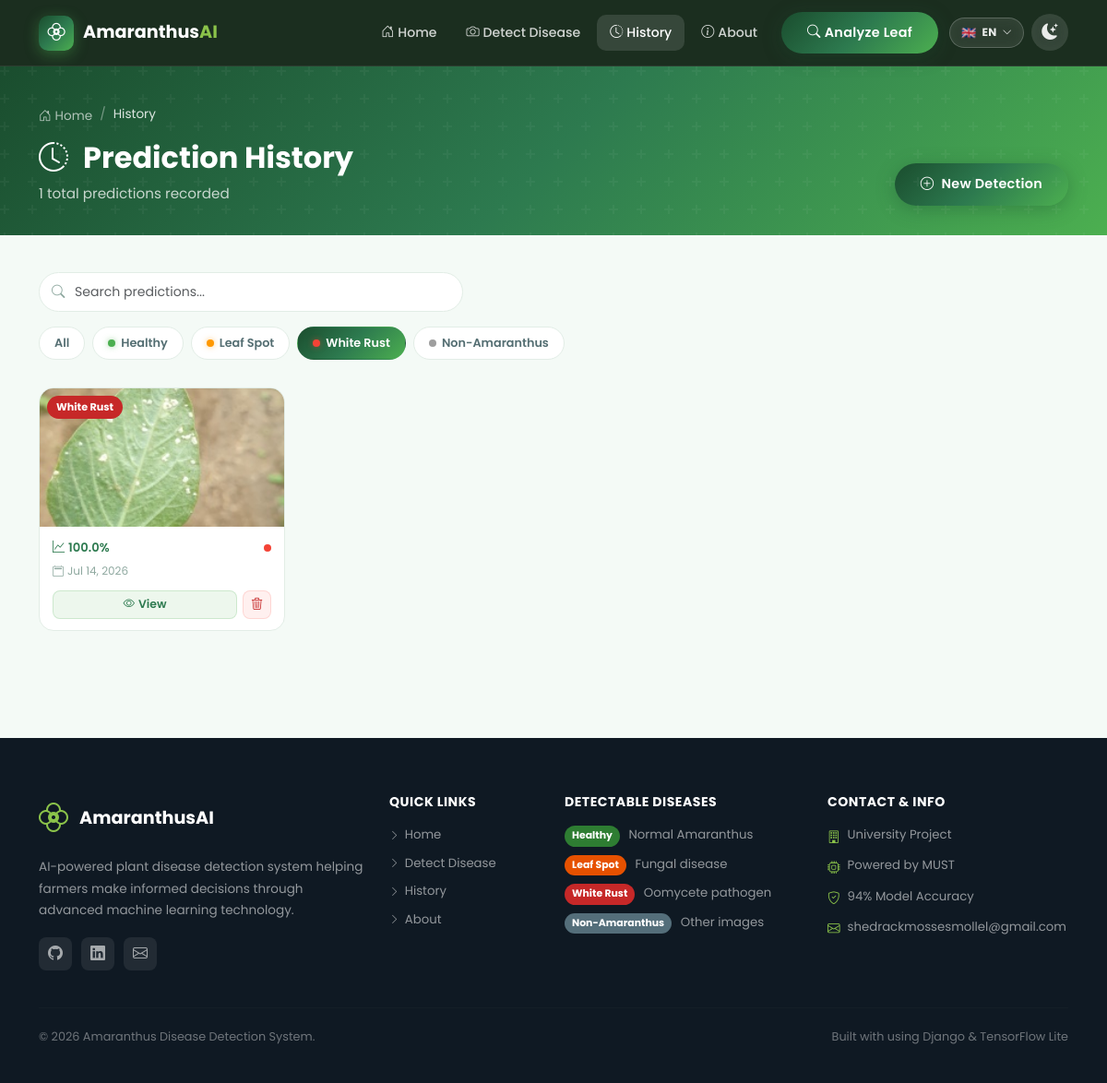
/history/?filter=white_rust, run on an earlier commit of the app's database.
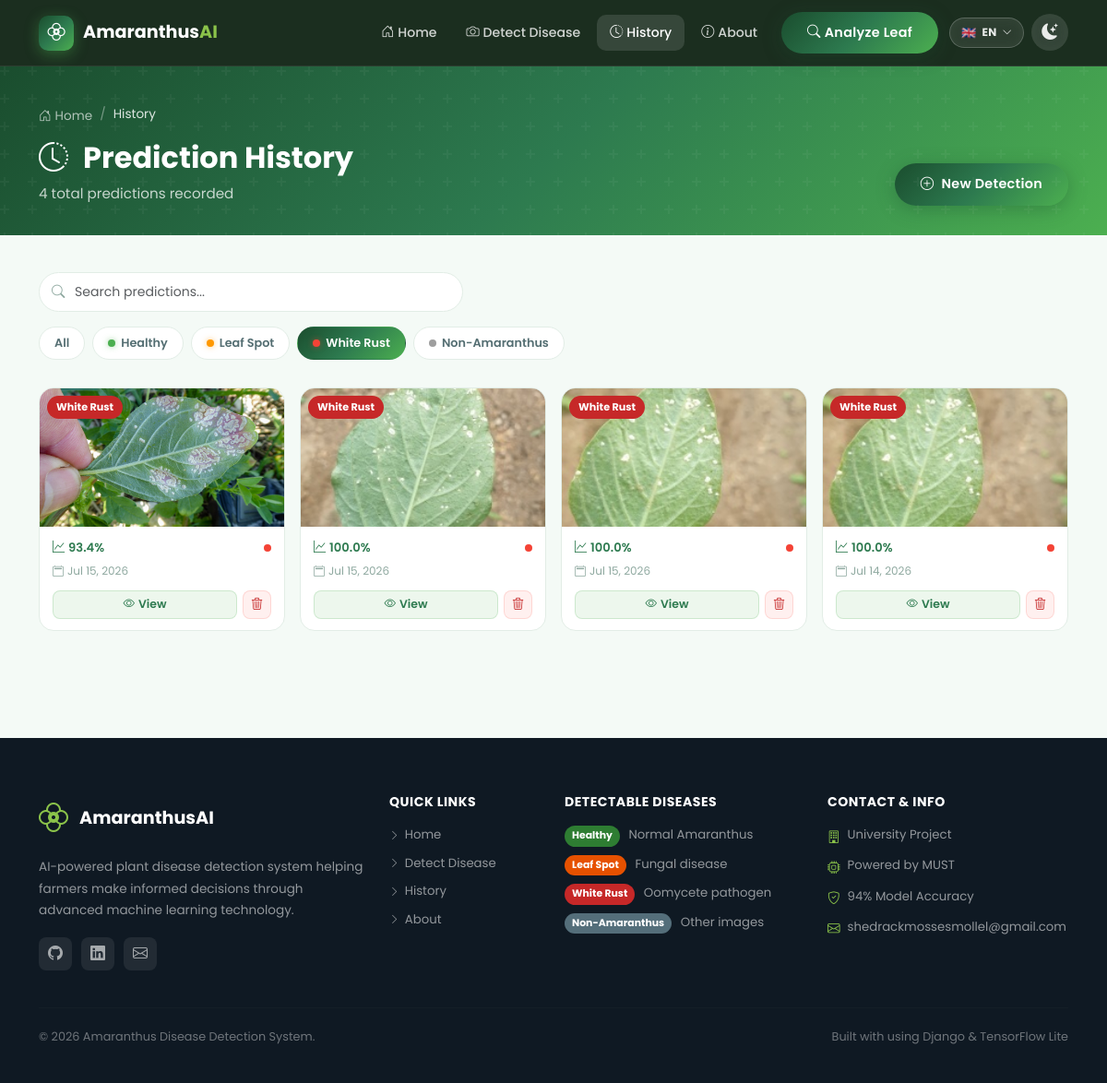
And on a later commit of the database.
### disease_app/models.py (models this page shows, shortened)
class Prediction(models.Model):
    RISK_CHOICES = [
        ('Low',     'Low'),
        ('Medium',  'Medium'),
        ('High',    'High'),
        ('Unknown', 'Unknown'),
    ]
    image          = models.ImageField(upload_to='predictions/')
    predicted_class = models.CharField(max_length=100)
    display_name   = models.CharField(max_length=100, default='Unknown')
    confidence     = models.FloatField()
    all_probabilities = models.JSONField(default=dict)
    risk_level     = models.CharField(max_length=20, choices=RISK_CHOICES, default='Unknown')
    risk_color     = models.CharField(max_length=20, default='secondary')
    notes          = models.TextField(blank=True)
    created_at     = models.DateTimeField(auto_now_add=True)
    class Meta:
        ordering = ['-created_at']
        verbose_name = 'Prediction'
        verbose_name_plural = 'Predictions'

### disease_app/views.py (the view)
# urls.py: path('history/',            views.history,           name='history'),
def history(request):
    qs = Prediction.objects.all()
    search = request.GET.get('q', '').strip()
    if search:
        qs = qs.filter(display_name__icontains=search) | qs.filter(predicted_class__icontains=search)
    filter_class = request.GET.get('filter', '')
    if filter_class and filter_class != 'all':
        qs = qs.filter(predicted_class=filter_class)
    paginator = Paginator(qs, 12)
    page_obj  = paginator.get_page(request.GET.get('page', 1))
    context = {
        'page_obj':      page_obj,
        'search':        search,
        'filter_class':  filter_class,
        'total_count':   qs.count(),
        'display_names': DISPLAY_NAMES,
    }
    return render(request, 'history.html', context)

### templates/history.html (shortened to what the changed rows need)
{% extends 'base.html' %}
{% load static %}
{% block content %}
<div class="page-header-section">
  <div class="container">
    <div class="d-flex justify-content-between align-items-end flex-wrap gap-2">
      <div>
        <h1 class="page-header-title"><i class="bi bi-clock-history me-3"></i>{% trans "Prediction History" %}</h1>
        <p class="page-header-subtitle">{{ total_count }} {% trans "total predictions" %} recorded</p>
      </div>
    </div>
  </div>
</div>
<section class="history-section">
  <div class="container">
    {% if page_obj %}
    <div class="row g-3 history-grid">
      {% for pred in page_obj %}
      <div class="col-lg-3 col-md-4 col-sm-6">
        <div class="history-card">
          <div class="history-img-wrap">
            {% if pred.image %}
              <img src="{{ pred.image.url }}" alt="{{ pred.display_name }}"
                   class="history-img" loading="lazy" />
            {% else %}
              <div class="history-img-placeholder"><i class="bi bi-image"></i></div>
            {% endif %}
            <span class="history-badge badge-{{ pred.risk_color }}">{{ pred.display_name }}</span>
          </div>
          <div class="history-body">
            <div class="history-conf-row">
              <span class="history-conf">
                <i class="bi bi-graph-up me-1"></i>{{ pred.confidence|floatformat:1 }}%
              </span>
              <span class="history-risk-dot risk-dot-{{ pred.risk_color }}" title="{{ pred.risk_level }} Risk"></span>
            </div>
            <p class="history-date"><i class="bi bi-calendar2 me-1"></i>{{ pred.created_at|date:"M d, Y" }}</p>
            <div class="history-actions">
              <a href="{% url 'disease_app:result' pred.pk %}" class="btn btn-sm btn-view-result">
                <i class="bi bi-eye me-1"></i>{% trans "View" %}
              </a>
              <form method="post" action="{% url 'disease_app:delete_prediction' pred.pk %}"
                    class="d-inline" onsubmit="return confirmDelete(event)">
                <button type="submit" class="btn btn-sm btn-delete-pred" title="{% trans 'Delete' %}">
                  <i class="bi bi-trash3"></i>
                </button>
              </form>
            </div>
          </div>
        </div>
      </div>
      {% endfor %}
    </div>
    {% endif %}
  </div>
</section>
{% endblock %}

What changed in the data, as far as the page shows it:
added Prediction: image (picture), display_name "White Rust", confidence "93.4", created_at "Jul 15, 2026"
added Prediction: image (picture), display_name "White Rust", confidence "100.0", created_at "Jul 15, 2026"
added Prediction: image (picture), display_name "White Rust", confidence "100.0", created_at "Jul 15, 2026"
Also different on the page:
{{ total_count }}: "1" → "4"
